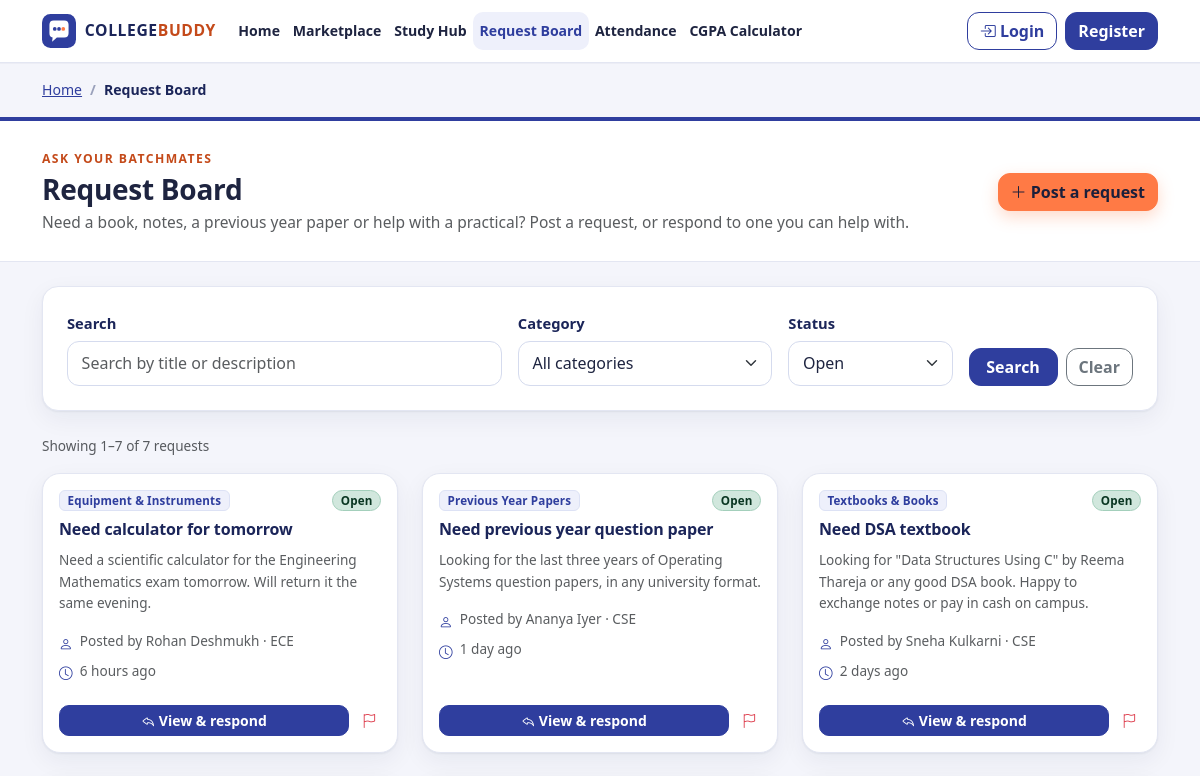
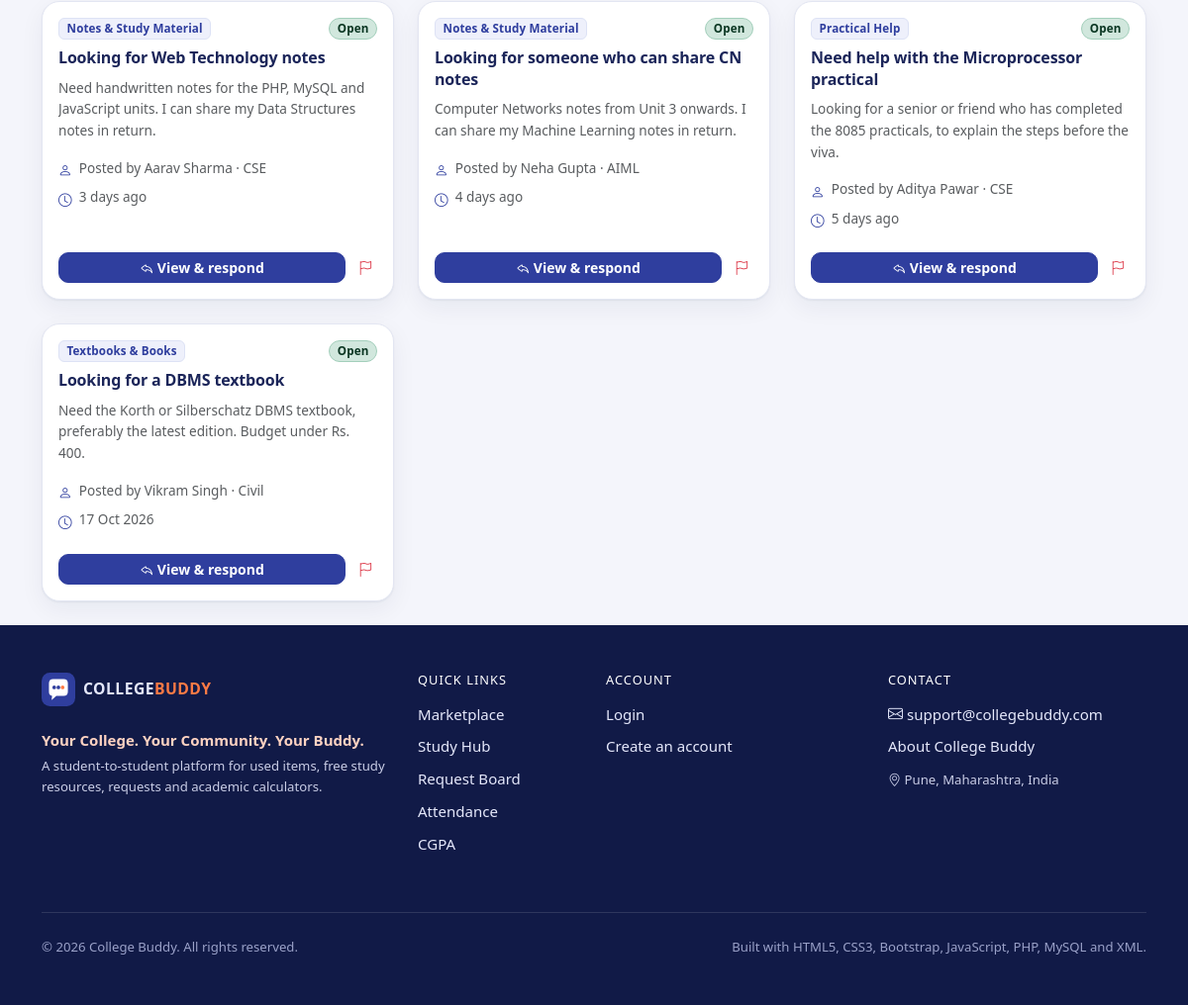
Screenshot of /requests.php with the database file from the repository (2 pictures, top to bottom).
### tables this page shows
CREATE TABLE requests (
    id          INT UNSIGNED NOT NULL AUTO_INCREMENT,
    user_id     INT UNSIGNED NOT NULL,                          
    title       VARCHAR(150) NOT NULL,
    description TEXT NOT NULL,
    category    VARCHAR(60)  NOT NULL,
    status      ENUM('Open', 'Closed') NOT NULL DEFAULT 'Open',
    created_at  TIMESTAMP NOT NULL DEFAULT CURRENT_TIMESTAMP,
    PRIMARY KEY (id),
    KEY idx_requests_status_created (status, created_at),
    KEY idx_requests_user (user_id),
    CONSTRAINT fk_requests_user FOREIGN KEY (user_id) REFERENCES users (id) ON DELETE CASCADE
);

CREATE TABLE users (
    id          INT UNSIGNED NOT NULL AUTO_INCREMENT,           
    full_name   VARCHAR(100) NOT NULL,
    email       VARCHAR(150) NOT NULL,                          
    password    VARCHAR(255) NOT NULL,                          
    branch      VARCHAR(50)  NOT NULL,                          
    year        TINYINT UNSIGNED NOT NULL,                      
    semester    TINYINT UNSIGNED NOT NULL,                      
    role        ENUM('student', 'admin') NOT NULL DEFAULT 'student',
    created_at  TIMESTAMP NOT NULL DEFAULT CURRENT_TIMESTAMP,
    PRIMARY KEY (id),
    UNIQUE KEY uq_users_email (email),
    KEY idx_users_role (role)
);

### includes/db.php (called while the page is built, shortened)
<?php
function db(): mysqli
{
    static $conn = null;
    if ($conn === null) {
        $conn = new mysqli(DB_HOST, DB_USER, DB_PASS, DB_NAME);
        $conn->set_charset('utf8mb4');
        $conn->query("SET time_zone = '+05:30'");
    }
    return $conn;
}
function db_select(string $sql, string $types = '', array $params = []): array
{
    $stmt = db()->prepare($sql);
    if ($types !== '') {
        $stmt->bind_param($types, ...$params);
    }
    $stmt->execute();
    $rows = $stmt->get_result()->fetch_all(MYSQLI_ASSOC);
    return $rows;
}
function db_select_one(string $sql, string $types = '', array $params = []): ?array
{
    $rows = db_select($sql, $types, $params);
    return $rows[0] ?? null;
}
function db_count(string $sql, string $types = '', array $params = []): int
{
    $row = db_select_one($sql, $types, $params);
    return $row ? (int) reset($row) : 0;
}

### includes/auth.php (called while the page is built, shortened)
<?php
require_once __DIR__ . '/db.php';
require_once __DIR__ . '/functions.php';
function current_user(): ?array
{
    static $cached = false;
    if ($cached !== false) {
        return $cached;
    }
    $id = (int) ($_SESSION['user_id'] ?? 0);
    if ($id <= 0) {
        return $cached = null;
    }
    $row = db_select_one(
        'SELECT id, full_name, email, branch, year, semester, role, created_at FROM users WHERE id = ?',
        'i',
        [$id]
    );
    return $cached = $row;
}

### requests.php (the view, shortened to what this page needs)
<?php
require_once __DIR__ . '/includes/auth.php';
$q = trim(read_text('q', ''));
$status = read_text('status', 'Open');
$page = max(1, (int) ($_GET['page'] ?? 1));
$perPage = 9;
$where = [];
$tp = '';
$params = [];
if ($status !== 'All') {
    $where[] = 'r.status = ?';
    $tp .= 's';
    $params[] = $status;
}
$whereSql = $where ? 'WHERE ' . implode(' AND ', $where) : '';
$total = db_count("SELECT COUNT(*) AS total FROM requests r $whereSql", $tp, $params);
$pages = max(1, (int) ceil($total / $perPage));
$page = min($page, $pages);
$offset = ($page - 1) * $perPage;
$requests = db_select(
    "SELECT r.*, u.full_name AS requester_name, u.branch AS requester_branch
     FROM requests r JOIN users u ON u.id = r.user_id
     $whereSql
     ORDER BY r.created_at DESC, r.id DESC
     LIMIT ? OFFSET ?",
    $tp . 'ii',
    array_merge($params, [$perPage, $offset])
);
require __DIR__ . '/includes/header.php';
render_page_head(
    'Ask your batchmates',
    'Request Board',
    'Need a book, notes, a previous year paper or help with a practical? Post a request, or respond to one you can help with.',
    '<a class="btn btn-cb-accent" href="' . href($me ? 'create-request.php' : 'login.php?next=' . urlencode('create-request.php')) . '"><i class="bi bi-plus-lg"></i> Post a request</a>'
);
?>
<section class="container py-4">
    <form method="get" action="" class="card cb-card cb-filter-card mb-4" id="requestFilters" novalidate data-validate data-autosubmit>
        <div class="card-body p-3 p-md-4">
            <div class="row g-3 align-items-end">
                <div class="col-12 col-md-5">
                    <label class="form-label small fw-semibold" for="q">Search</label>
                    <input type="search" class="form-control" id="q" name="q" value="<?= e($q) ?>" maxlength="100" placeholder="Search by title or description">
                </div>
                <div class="col-6 col-md-3">
                    <label class="form-label small fw-semibold" for="category">Category</label>
                    <select class="form-select" id="category" name="category">
                        <option value="">All categories</option>
                    </select>
                </div>
                <div class="col-6 col-md-2">
                    <label class="form-label small fw-semibold" for="status">Status</label>
                    <select class="form-select" id="status" name="status">
                        <option value="Open"<?= $status === 'Open' ? ' selected' : '' ?>>Open</option>
                    </select>
                </div>
                <div class="col-12 col-md-2 d-flex gap-2">
                    <button class="btn btn-primary flex-grow-1" type="submit">Search</button>
                    <a class="btn btn-outline-secondary" href="<?= href('requests.php') ?>">Clear</a>
                </div>
            </div>
        </div>
    </form>
    <?php if ($total > 0): ?>
        <p class="small text-muted mb-3">Showing <?= $offset + 1 ?>&ndash;<?= min($offset + $perPage, $total) ?> of <?= plural($total, 'request') ?></p>
    <?php endif; ?>
    <?php if (!$requests): ?>
        <?php render_empty('bi-chat-square-dots', 'No requests here yet.', 'Be the first to ask. A short, clear request gets the fastest response.',
            '<a class="btn btn-primary" href="' . href($me ? 'create-request.php' : 'login.php') . '">Post a request</a>'); ?>
    <?php else: ?>
        <div class="row g-4">
            <?php foreach ($requests as $r):
                $isMine = $me !== null && (int) $me['id'] === (int) $r['user_id'];
                $detailUrl = 'request.php?id=' . (int) $r['id'];
                ?>
                <div class="col-md-6 col-xl-4">
                    <article class="card cb-card cb-card-hover cb-request h-100">
                        <div class="card-body d-flex flex-column">
                            <div class="d-flex justify-content-between align-items-start gap-2 mb-2">
                                <span class="badge cb-badge-soft"><?= e($r['category']) ?></span>
                                <?= status_badge($r['status']) ?>
                            </div>
                            <h2 class="h6 cb-title mb-2"><a href="<?= href($detailUrl) ?>"><?= e($r['title']) ?></a></h2>
                            <p class="small text-muted cb-clamp mb-3"><?= e($r['description']) ?></p>
                            <ul class="cb-meta list-unstyled small text-muted mb-3">
                                <li><i class="bi bi-person"></i> Posted by <?= e($r['requester_name']) ?> &middot; <?= e($r['requester_branch']) ?></li>
                                <li><i class="bi bi-clock"></i> <?= e(time_ago($r['created_at'])) ?></li>
                            </ul>
                            <div class="d-flex gap-2 mt-auto">
                                <a class="btn btn-primary btn-sm flex-grow-1" href="<?= href($detailUrl) ?>">
                                    <?= $isMine ? '<i class="bi bi-gear"></i> Manage' : '<i class="bi bi-reply"></i> View &amp; respond' ?>
                                </a>
                                <?php if (!$isMine): ?>
                                    <a class="btn btn-link btn-sm text-danger px-1" href="<?= href('report.php?type=request&id=' . (int) $r['id']) ?>" aria-label="Report this request"><i class="bi bi-flag"></i></a>
                                <?php endif; ?>
                            </div>
                        </div>
                    </article>
                </div>
            <?php endforeach; ?>
        </div>
    <?php endif; ?>
</section>
<?php require __DIR__ . '/includes/footer.php'; ?>

### includes/functions.php (shortened to what this page needs)
<?php
function project_root(): string
{
    return dirname(__DIR__);
}
function base_url(): string
{
    static $base = null;
    if ($base !== null) {
        return $base;
    }
    $base = '';
    $docRoot = isset($_SERVER['DOCUMENT_ROOT']) ? realpath($_SERVER['DOCUMENT_ROOT']) : false;
    $project = realpath(project_root());
    if ($docRoot !== false && $project !== false) {
        $docRoot = rtrim(str_replace('\\', '/', $docRoot), '/');
        $project = str_replace('\\', '/', $project);
        if (stripos($project, $docRoot) === 0) {
            $base = rtrim(substr($project, strlen($docRoot)), '/');
        }
    }
    return $base;
}
function url(string $path = ''): string
{
    return base_url() . '/' . ltrim($path, '/');
}
function href(string $path = ''): string
{
    return e(url($path));
}
function e($value): string
{
    return htmlspecialchars((string) ($value ?? ''), ENT_QUOTES, 'UTF-8');
}
function read_text(string $key, string $default = '', string $from = 'get'): string
{
    $value = match ($from) {
        'post' => $_POST[$key] ?? null,
        'request' => $_POST[$key] ?? $_GET[$key] ?? null,
        default => $_GET[$key] ?? null,
    };
    return is_scalar($value) ? (string) $value : $default;
}
function format_date(string $datetime, string $format = 'd M Y'): string
{
    return date($format, strtotime($datetime));
}
function plural(int $n, string $word): string
{
    return $n . ' ' . $word . ($n === 1 ? '' : 's');
}
function time_ago(string $datetime): string
{
    $diff = time() - strtotime($datetime);
    if ($diff < 86400) {
        return plural((int) ($diff / 3600), 'hour') . ' ago';
    }
    if ($diff < 604800) {
        return plural((int) ($diff / 86400), 'day') . ' ago';
    }
    return format_date($datetime);
}
function status_badge(string $status): string
{
    $colors = [
        'Available' => 'success', 'Open' => 'success', 'Resolved' => 'success',
        'Pending' => 'warning', 'Sold' => 'secondary', 'Closed' => 'secondary', 'Dismissed' => 'secondary',
    ];
    $c = $colors[$status] ?? 'secondary';
    return '<span class="badge rounded-pill bg-' . $c . '-subtle text-' . $c . '-emphasis border border-' . $c . '-subtle">' . e($status) . '</span>';
}
function render_page_head(string $eyebrow, string $title, string $subtitle = '', string $actions = ''): void
{
    echo '<section class="cb-page-head"><div class="container"><div class="d-flex flex-column flex-md-row justify-content-between align-items-md-center gap-3">'
        . '<div><p class="cb-eyebrow mb-1">' . e($eyebrow) . '</p><h1 class="h3 mb-1">' . e($title) . '</h1>'
        . ($subtitle !== '' ? '<p class="text-muted mb-0">' . e($subtitle) . '</p>' : '') . '</div>'
        . ($actions !== '' ? '<div class="d-flex flex-wrap gap-2">' . $actions . '</div>' : '')
        . '</div></div></section>';
}

### css/style.css (style rules this page uses)
:root { --cb-primary: #2f3e9e; --cb-primary-dark: #1f2b74; --cb-primary-ink: #1b2559; --cb-accent: #ff7a45; --cb-accent-dark: #c44a1a; --cb-bg: #f4f5fb; --cb-surface: #ffffff; --cb-text: #1e2440; --cb-muted: #5f6782; --cb-border: #e3e6f2; --cb-soft: #eef0fb; --cb-footer: #111a47; --cb-radius: 18px; --cb-shadow: 0 1px 2px rgba(20, 28, 70, .06), 0 8px 24px rgba(20, 28, 70, .06); --cb-shadow-hover: 0 2px 4px rgba(20, 28, 70, .08), 0 16px 36px rgba(20, 28, 70, .13); --cb-font: system-ui, -apple-system, "Segoe UI", Roboto, "Helvetica Neue", Arial, "Noto Sans", sans-serif; }
html { scroll-behavior: smooth; }
body.cb-body { font-family: var(--cb-font); background: var(--cb-bg); color: var(--cb-text); font-size: 0.97rem; line-height: 1.6; }
h1, h2, h3, h4, h5, h6 { color: var(--cb-primary-ink); letter-spacing: -0.01em; }
a { color: var(--cb-primary); }
.btn-primary { --bs-btn-color: #fff; --bs-btn-bg: var(--cb-primary); --bs-btn-border-color: var(--cb-primary); --bs-btn-hover-color: #fff; --bs-btn-hover-bg: var(--cb-primary-dark); --bs-btn-hover-border-color: var(--cb-primary-dark); --bs-btn-active-bg: var(--cb-primary-dark); --bs-btn-active-border-color: var(--cb-primary-dark); --bs-btn-disabled-bg: var(--cb-primary); --bs-btn-disabled-border-color: var(--cb-primary); font-weight: 600; border-radius: 12px; }
.btn-outline-secondary, .btn-outline-danger, .btn-success, .btn-danger, .btn-outline-light { font-weight: 600; border-radius: 12px; }
.btn { border-radius: 12px; }
.btn-sm { border-radius: 10px; }
.btn-link { font-weight: 600; }
.btn-cb-accent { --bs-btn-color: #1b1f3b; --bs-btn-bg: var(--cb-accent); --bs-btn-border-color: var(--cb-accent); --bs-btn-hover-color: #1b1f3b; --bs-btn-hover-bg: #ff9466; --bs-btn-hover-border-color: #ff9466; --bs-btn-active-bg: #ff9466; --bs-btn-active-border-color: #ff9466; font-weight: 700; border-radius: 12px; box-shadow: 0 6px 16px rgba(255, 122, 69, .28); }
.form-control, .form-select { border-color: #d5dbee; border-radius: 12px; padding: .6rem .85rem; color: var(--cb-text); }
.form-label { color: var(--cb-primary-ink); font-size: .92rem; margin-bottom: .35rem; }
.badge { font-weight: 600; letter-spacing: .01em; }
.cb-page-head { background: var(--cb-surface); border-bottom: 1px solid var(--cb-border); box-shadow: inset 0 4px 0 var(--cb-primary); padding: 2rem 0 1.6rem; margin-top: 1rem; }
.cb-page-head h1 { font-weight: 800; }
.cb-eyebrow { color: var(--cb-accent-dark); font-size: .76rem; font-weight: 800; letter-spacing: .12em; text-transform: uppercase; }
.cb-card { background: var(--cb-surface); border: 1px solid var(--cb-border); border-radius: var(--cb-radius); box-shadow: var(--cb-shadow); }
.cb-card-hover { transition: transform .18s ease, box-shadow .18s ease, border-color .18s ease; }
.cb-filter-card { border-radius: 16px; }
.cb-badge-soft { background: var(--cb-soft); color: var(--cb-primary); border: 1px solid #dde2f5; font-weight: 600; }
.cb-title { font-weight: 700; line-height: 1.35; }
.cb-title a { color: var(--cb-primary-ink); text-decoration: none; }
.cb-clamp { display: -webkit-box; -webkit-line-clamp: 3; -webkit-box-orient: vertical; overflow: hidden; }
.cb-meta li { display: flex; gap: .45rem; align-items: flex-start; margin-bottom: .3rem; }
.cb-meta i { color: var(--cb-primary); margin-top: 3px; }

### rows the page displays
requests: category "Equipment & Instruments", status "Open", title "Need calculator for tomorrow", description "Need a scientific calculator for the Engineering Mathematics exam tomorrow. Will return it the same evening.", user.full_name "Rohan Deshmukh", user.branch "ECE", created_at "6 hours ago"
requests: category "Previous Year Papers", status "Open", title "Need previous year question paper", description "Looking for the last three years of Operating Systems question papers, in any university format.", user.full_name "Ananya Iyer", user.branch "CSE", created_at "1 day ago"
requests: category "Textbooks & Books", status "Open", title "Need DSA textbook", description "Looking for \"Data Structures Using C\" by Reema Thareja or any good DSA book. Happy to exchange notes or pay in cash on campus.", user.full_name "Sneha Kulkarni", user.branch "CSE", created_at "2 days ago"
requests: category "Notes & Study Material", status "Open", title "Looking for Web Technology notes", description "Need handwritten notes for the PHP, MySQL and JavaScript units. I can share my Data Structures notes in return.", user.full_name "Aarav Sharma", user.branch "CSE", created_at "3 days ago"
requests: category "Notes & Study Material", status "Open", title "Looking for someone who can share CN notes", description "Computer Networks notes from Unit 3 onwards. I can share my Machine Learning notes in return.", user.full_name "Neha Gupta", user.branch "AIML", created_at "4 days ago"
requests: category "Practical Help", status "Open", title "Need help with the Microprocessor practical", description "Looking for a senior or friend who has completed the 8085 practicals, to explain the steps before the viva.", user.full_name "Aditya Pawar", user.branch "CSE", created_at "5 days ago"
requests: category "Textbooks & Books", status "Open", title "Looking for a DBMS textbook", description "Need the Korth or Silberschatz DBMS textbook, preferably the latest edition. Budget under Rs. 400.", user.full_name "Vikram Singh", user.branch "Civil", created_at "17 Oct 2026"

### other values shown
$label "Home"
$label "Marketplace"
$label "Study Hub"
$label "Request Board"
$label "Attendance"
$label "CGPA Calculator"
$crumb[0] "Request Board"
$eyebrow "ASK YOUR BATCHMATES"
$title "Request Board"
$subtitle "Need a book, notes, a previous year paper or help with a practical? Post a request, or respond to one you can help with."
$actions "Post a request"
$offset + 1 "1"
min($offset + $perPage, $total) "7"
plural($total, 'request') "7 requests"
